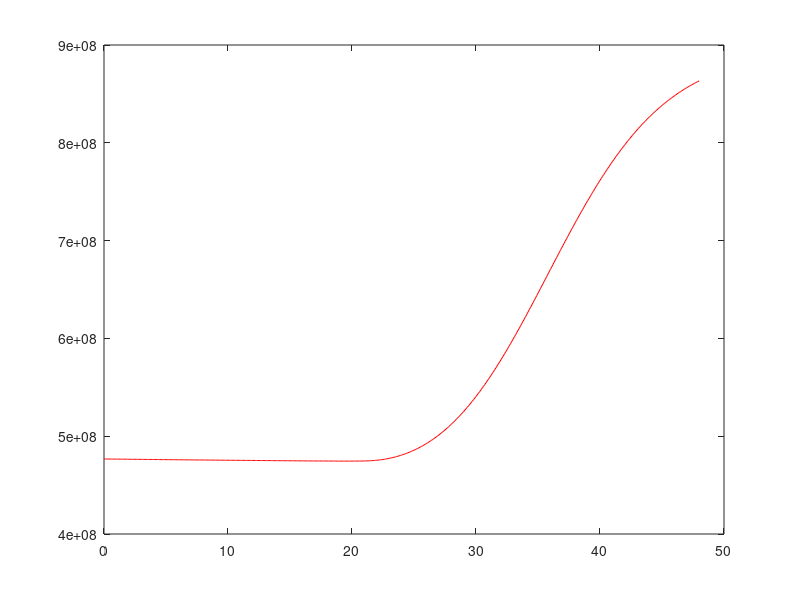
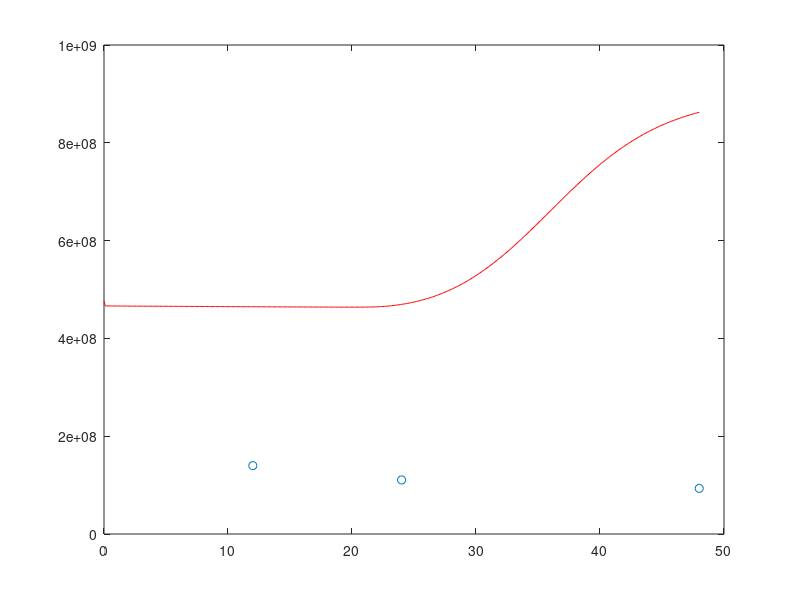

Write MATLAB code to recreate these figures, in order.
function []=HostParamFit

%
%loadstruct=load('Data002ST.mat');
%Ndata=loadstruct.Data002ST;
Ndata=[12,8.8250*10^7.2;24,6.9750*10^7.2;48,5.8840*10^7.2]
    %;72,6.4949*10^7]; % [time, data;time,data;time,data]

data=[Ndata];
tdat=data(:,1)
ydat=data(:,2);
%ydat1=data(:,2)
%tdat=round(tdat);
length(tdat)
length(ydat)
phi=10^(-6); %cells/(ml*hr)
S0=6*10^7.9;
V0=S0*0.04;
delta=45;
%mu=1/24
d=0.0886
gamma=1/72

r=0.3390%0.001
K=8.9470e+08%10^(10)

%%
function f = funsys(t,X,p) 
f=zeros(4,1);
mu=p(1);


S1 =X(1);
D1=X(2);
I1=X(3);
V1=X(4);


f(1)= -phi*S1*V1*(1+delta)+gamma*(D1+I1)+r*S1*(1-(S1+D1+I1)/K);
f(2)=phi*S1*V1*delta-gamma*D1;
f(3)=phi*S1*V1-gamma*I1-mu*I1;
f(4)=-phi*S1*V1-d*V1;

end

 
function[z] = Solve_mybird(param,tdat)
   
      
    init_cond = [S0,0,0,V0];
    %tspan=min(tdat):max(tdat);
    [T,x] = ode45(@(t,X) funsys(t,X,param),tdat,init_cond);
    N1=x(:,1)+x(:,2)+x(:,3);
    %z1=P()
    z=N1;

end
paramguess=[1/72];

initi_cond =[S0,0,0,V0];
tdat1=0:0.1:48;
[t1,x1] = ode45(@(t,X) funsys(t,X,paramguess),tdat1,initi_cond);
u1=x1(:,1)+x1(:,2)+x1(:,3);

figure (2)
plot(t1,u1,'r-');

%%
[paramfit,resnorm] = lsqcurvefit(@Solve_mybird,paramguess,tdat,ydat,[0.001],[100]);
paramfit(1)
resnorm

initi_cond = [S0,0,0,V0];
tdat1=0:0.1:48;
[t1,x1] = ode45(@(t,X) funsys(t,X,paramfit),tdat1,initi_cond);
u1=x1(:,1)+x1(:,2)+x1(:,3);



figure (3)
plot(t1,u1,'r-',Ndata(:,1),Ndata(:,2),'o');


%figure (4)
%plot(t1,log10(u1),'r-',tdat,ydat,'o');

end